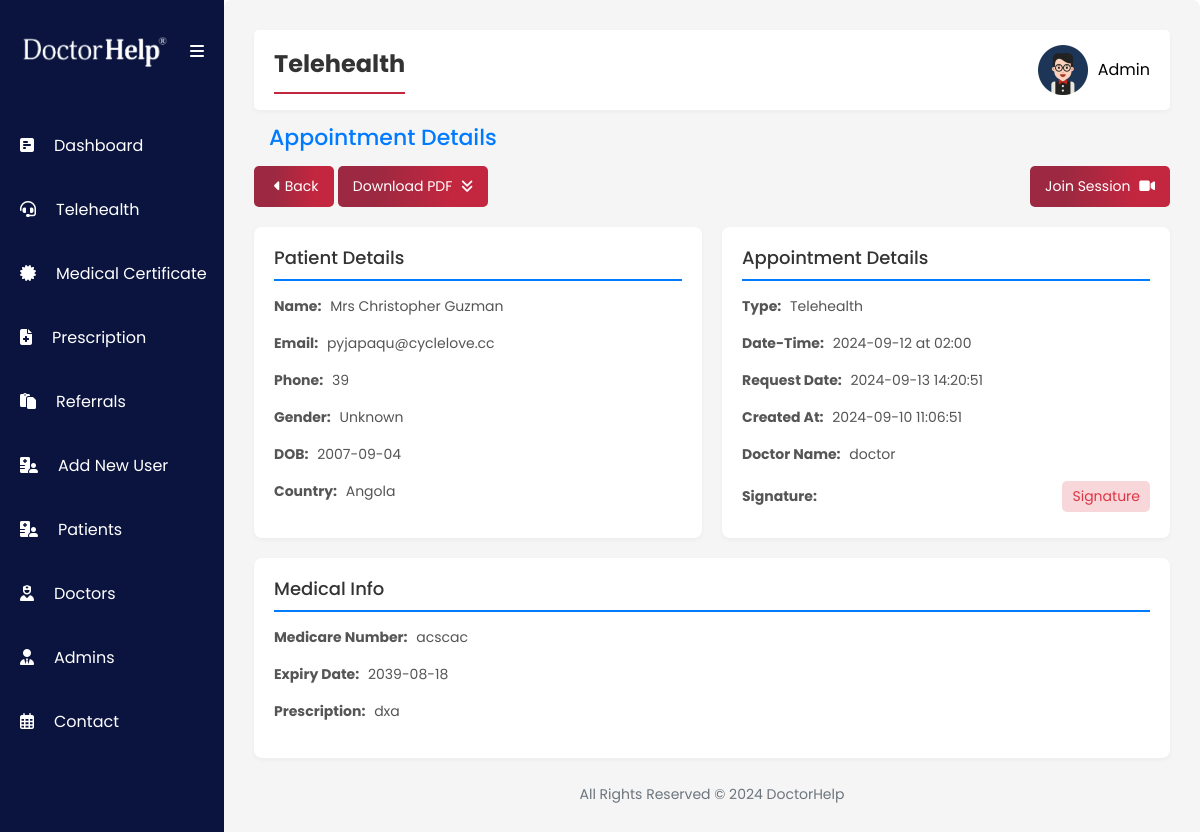
Page /admin/telehealth_view.php?id=139 (signed in) on the committed database.
### tables this page shows
CREATE TABLE `appointments` (
  `id` int(11) NOT NULL,
  `patient_id` int(11) DEFAULT NULL,
  `doctor_id` int(11) DEFAULT NULL,
  `description` text NOT NULL,
  `status` enum('pending','approved','assigned','disapproved') DEFAULT 'pending',
  `video_link` varchar(255) DEFAULT NULL,
  `prescription` text DEFAULT NULL,
  `request_date_time` timestamp NOT NULL DEFAULT current_timestamp() ON UPDATE current_timestamp(),
  `created_date` datetime NOT NULL DEFAULT current_timestamp(),
  `signature` varchar(255) NOT NULL,
  `medicare_number` varchar(255) NOT NULL DEFAULT 'Not provided',
  `medicare_expiration_date` varchar(255) NOT NULL,
  `payment` text NOT NULL,
  `title` text NOT NULL,
  `name` text NOT NULL,
  `gender` text NOT NULL,
  `email` text NOT NULL,
  `phone` text NOT NULL,
  `dob` text NOT NULL,
  `address` text NOT NULL,
  `card_number` int(11) NOT NULL,
  `security_code` int(11) NOT NULL,
  `expiration_date` text NOT NULL,
  `country` text NOT NULL,
  `appointment_type` text NOT NULL,
  `appointment_day` varchar(255) NOT NULL,
  `appointment_time` varchar(255) NOT NULL,
  `created_date_2` date DEFAULT NULL,
  `notes` text NOT NULL,
  `referral_comment` text NOT NULL,
  `addressee_fname` text NOT NULL,
  `addressee_address` text NOT NULL,
  `addressee_phone` text NOT NULL,
  `provider_number` text NOT NULL,
  `tests_required` text NOT NULL,
  `clinic_notes` text NOT NULL,
  `city_code` varchar(60) DEFAULT NULL,
  `postcode` varchar(20) DEFAULT NULL,
  `state_code` varchar(20) DEFAULT NULL,
  `area_timeZone` varchar(60) DEFAULT NULL
);

CREATE TABLE `doctor` (
  `id` int(11) NOT NULL,
  `email` varchar(255) NOT NULL,
  `username` varchar(50) NOT NULL,
  `doctor_name` text NOT NULL,
  `password` varchar(50) NOT NULL,
  `hpassword` varchar(255) NOT NULL,
  `profile_picture` varchar(255) NOT NULL DEFAULT 'default.png',
  `signature` varchar(255) NOT NULL DEFAULT 'signature.png',
  `aphra` varchar(100) DEFAULT NULL
);

### admin/telehealth_view.php (the view, shortened to what this page needs)
<?php
include '../include/config.php';
$appointment_id = $_GET['id'] ?? null;
if ($appointment_id) {
    $query = "SELECT patient.username AS patient_username, doctor.username AS doctor_username, doctor.signature AS signature, patient.email, appointments.description, appointments.video_link, appointments.prescription, appointments.created_date, appointments.request_date_time, appointments.payment, appointments.name, appointments.email, appointments.phone, appointments.dob, appointments.card_number, appointments.security_code, appointments.country, appointments.gender, appointments.title, appointments.appointment_type, appointments.appointment_day, appointments.appointment_time, appointments.medicare_number, appointments.medicare_expiration_date
              FROM appointments
              LEFT JOIN patient ON appointments.patient_id = patient.id
              LEFT JOIN doctor ON appointments.doctor_id = doctor.id
              WHERE appointments.id = ?";
    $stmt = $conn->prepare($query);
    $stmt->bind_param("i", $appointment_id);
    $stmt->execute();
    $result = $stmt->get_result();
    $appointment = $result->fetch_assoc();
}
?>
<?php include("include/sidebar.php"); ?>
<div class="second-section">
    <section>
        <div class="navbar">
            <div class="page-title">
                <span>Telehealth</span>
            </div>
            <?php include("include/navbar.php"); ?>
        </div>
        <h2 class="page-header">Appointment Details</h2>
        <div class="action-buttons">
            <div>
                <a href="telehealth.php">
                    <i class="fa-solid fa-caret-left"></i> Back
                </a>
                <a href="../telehealth_pdf.php?id=<?php echo htmlspecialchars($appointment_id); ?>">
                    Download PDF <i class="fa-solid fa-angles-down"></i>
                </a>
            </div>
            <div>
                <a href="<?php echo htmlspecialchars($appointment['video_link']); ?>" target='_blank'>
                    Join Session <i class="fa-solid fa-video"></i>
                </a>
            </div>
        </div>
        <div class="details-section">
            <div class="details-box">
                <h3>Patient Details</h3>
                <p><strong>Name:</strong> <?php echo htmlspecialchars($appointment['title']); ?>
                    <?php echo htmlspecialchars($appointment['name']); ?>
                </p>
                <p><strong>Email:</strong> <?php echo htmlspecialchars($appointment['email']); ?></p>
                <p><strong>Phone:</strong> <?php echo htmlspecialchars($appointment['phone']); ?></p>
                <p><strong>Gender:</strong> <?php echo htmlspecialchars($appointment['gender']); ?></p>
                <p><strong>DOB:</strong> <?php echo htmlspecialchars($appointment['dob']); ?></p>
                <p><strong>Country:</strong> <?php echo htmlspecialchars($appointment['country']); ?></p>
            </div>
            <div class="details-box">
                <h3>Appointment Details</h3>
                <p><strong>Type:</strong> <?php echo htmlspecialchars($appointment['appointment_type']); ?></p>
                <p><strong>Date-Time:</strong> <?php echo htmlspecialchars($appointment['appointment_day']); ?> at
                    <?php echo htmlspecialchars($appointment['appointment_time']); ?>
                </p>
                <p><strong>Request Date:</strong> <?php echo htmlspecialchars($appointment['request_date_time']); ?></p>
                <p><strong>Created At:</strong> <?php echo htmlspecialchars($appointment['created_date']); ?></p>
                <p><strong>Doctor Name:</strong> <?php echo htmlspecialchars($appointment['doctor_username']); ?></p>
                <p class="signature-container">
                    <strong>Signature:</strong>
                    <span class="signature-btn" onclick="openModal('signature')">Signature</span>
                </p>
            </div>
            <div class="details-box">
                <h3>Medical Info</h3>
                <p><strong>Medicare Number:</strong> <?php echo htmlspecialchars($appointment['medicare_number']); ?>
                </p>
                <p><strong>Expiry Date:</strong>
                    <?php echo htmlspecialchars($appointment['medicare_expiration_date']); ?></p>
                <p><strong>Prescription:</strong> <?php echo htmlspecialchars($appointment['prescription']); ?></p>
            </div>
        </div>
    </section>
    <?php include("include/footer.php"); ?>
</div>
</body>
</html>

### admin/include/navbar.php (shortened to what this page needs)
<?php
$username = $_SESSION['username'];
$sql_query = "SELECT * FROM admin WHERE username='$username'";
$query_result = $conn->query($sql_query);
if ($query_result->num_rows > 0) {
    $user = $query_result->fetch_assoc();
} else {
    echo "User not found.";
    exit();
}
?>
<div class="navbar-title">
    <span onclick="toggleDropdown()">
        <img src="assets/img/<?php
        echo $user['profile_picture'];
        ?>" alt="Profile Picture" class="navbar-img">
        <button class="navbar-profile">
            <?php echo htmlspecialchars($username); ?>
        </button>
    </span>
</div>

### admin/assets/styles.css (style rules this page uses)
:root { --skyblue-bg: #eff3f7; --white-color: #fff; --sidebar-color: #0a143f; --blue-text-icon: linear-gradient( 270deg, #c3263f 0%, #c3263f 25%, #9c2941 75% ); --hover-blue-text-icon: #c3263f; --sidebar-hover: #e0e3ff; --card-header: #e0e3ff; --body-color: #212529; --sidebar-font: #ffffff; --footer-text: #6c757d; --date-time: #0099fb; --date-time-bg: #ccebfe; --mehron: #cf2e2e; --shadow: 0 2px 5px rgba(0, 0, 0, 0.04); }
* { box-sizing: border-box; margin: 0; padding: 0; }
body { font-family: Poppins, Helvetica, sans-serif; overflow-x: hidden; }
.navbar { background-color: var(--white-color); color: var(--body-color); display: flex; justify-content: space-between; align-items: center; padding: 15px 20px; gap: 20px; width: -webkit-fill-available; box-shadow: var(--shadow); border-radius: 5px; }
.navbar-img { width: 50px; }
.page-title { border-bottom: 2px solid var(--hover-blue-text-icon); justify-content: start; padding-bottom: 10px; }
.navbar-title { font-size: 1.5rem; position: relative; display: inline-block; }
.navbar-title span { display: flex; align-items: center; column-gap: 10px; font-size: 20px; cursor: pointer; }
.navbar-title span .navbar-profile { border: none; background-color: transparent; font-size: 16px; text-transform: capitalize; }
::placeholder { color: #777777; text-transform: capitalize; }
.second-section { padding: 30px; width: 100%; background-color: #f5f5f5; border-radius: 8px; box-shadow: var(--shadow); display: flex; flex-direction: column; justify-content: space-between; }
.page-title span { font-size: 24px; font-weight: bold; color: #333; }
h2.page-header { margin: 15px; font-size: 22px; color: #007bff; }
.action-buttons { margin-bottom: 20px; display: flex; justify-content: space-between; }
.action-buttons a { background-image: var(--blue-text-icon) !important; padding: 10px 15px; border-radius: 5px; text-decoration: none; color: white; display: inline-block; font-size: 14px; }
.action-buttons i { margin-left: 5px; }
.details-section { display: flex; flex-wrap: wrap; gap: 20px; }
.details-box { background-color: #fff; padding: 20px; border-radius: 8px; box-shadow: var(--shadow); flex: 1 1 calc(33% - 20px); min-width: 300px; }
.details-box h3 { margin-top: 0; font-size: 18px; color: #333; border-bottom: 2px solid #007bff; padding-bottom: 10px; margin-bottom: 15px; }
.details-box p { color: #555; font-size: 14px; }
.details-box p strong { margin-right: 5px; }
.signature-container { display: flex; justify-content: space-between; align-items: center; margin: 0; }
.signature-btn { color: #dc3545; background-color: #f8d7da; padding: 5px 10px; border-radius: 5px; cursor: pointer; }

### rows in the picture
appointments: title "Mrs", name "Christopher Guzman", email "pyjapaqu@cyclelove.cc", phone "39", gender "Unknown", dob "2007-09-04", country "Angola", appointment_type "Telehealth", appointment_day "2024-09-12", appointment_time "02:00", request_date_time "2024-09-13 14:20:51", created_date "2024-09-10 11:06:51", doctor.username "doctor", medicare_number "acscac", medicare_expiration_date "2039-08-18", prescription "dxa"

### other values in the picture
$username "Admin"
